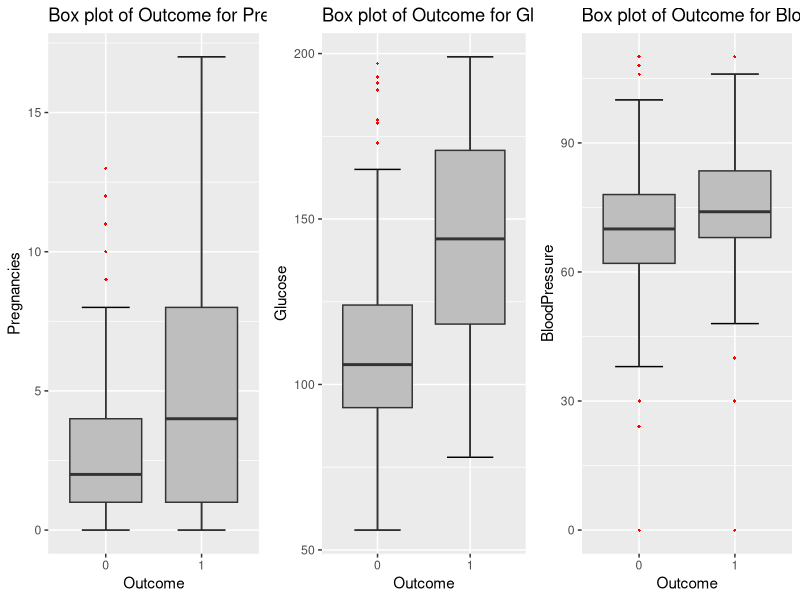
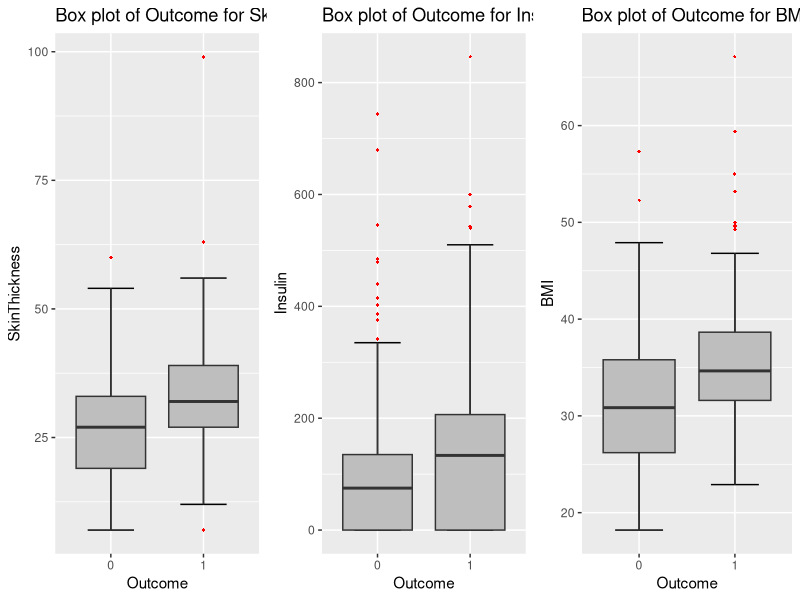
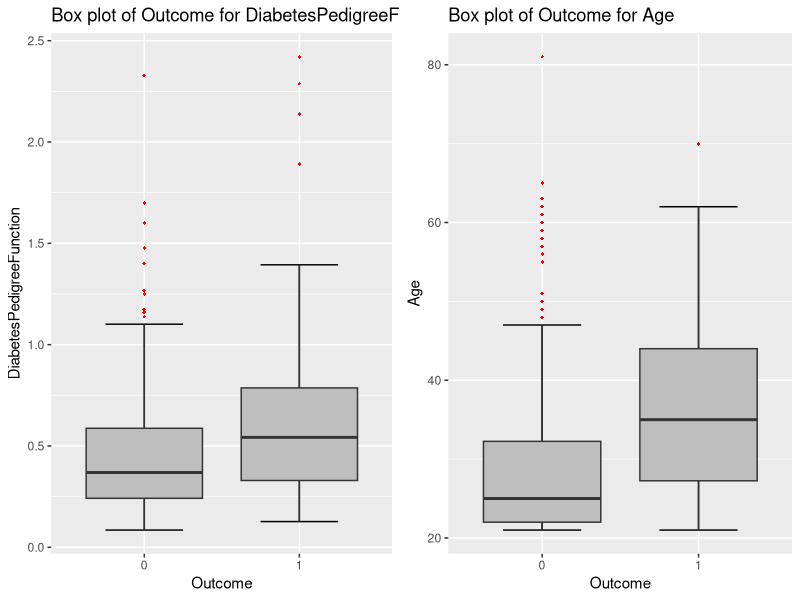

Write R code to recreate these figures, in order. (Note: this script raises an error after producing the figures.)
rm(list=ls(all=T))

#Load Libraries
a = c("ggplot2", "corrgram", "DMwR", "caret", "randomForest", "unbalanced", "C50", "dummies", "e1071", "Information",
      "MASS", "rpart", "gbm", "ROSE", 'sampling', 'DataCombine', 'inTrees')

#install.packages(a)
lapply(a, require, character.only = TRUE)
rm(a)

## Read the data
day = read.csv("diabetes.csv", header = T, na.strings = c(" ", "", "NA"))
str(day)
day$Outcome= as.factor(day$Outcome)
df=day
day=df

######## Determine datatype of each variable
class(day$Glucose)
nrow(day[which(day$Glucose == 0 ),])
day = day[-which(day$Glucose == 0),]

class(day$Pregnancies)
nrow(day[which(day$Pregnancies == 0 ),])

class(day$BloodPressure)

class(day$SkinThickness)
nrow(day[which(day$SkinThickness == 0 ),])
day=day[-which(day$SkinThickness == 0 ),]

class(day$Insulin)
class(day$BMI)
nrow(day[which(day$BMI == 0 ),])
day=day[-which(day$BMI == 0 ),]

class(day$Outcome)
class(day$DiabetesPedigreeFunction)
nrow(day[which(day$DiabetesPedigreeFunction == 0 ),])

###############Missing Values Analysis####################################

value_mis = data.frame(apply(day,2,function(x){sum(is.na(x))}))
value_mis$Columns = row.names(value_mis)
names(value_mis)[1] =  "Missing_percentage"
value_mis$Missing_percentage = (value_mis$Missing_percentage/nrow(day)) * 100
value_mis = value_mis[order(-value_mis$Missing_percentage),]
row.names(value_mis) = NULL
value_mis$Missing_percentage


################Outlier Analysis##########################################

# ## BoxPlots - Distribution and Outlier Check

index_num = sapply(day,is.numeric) #selecting only numeric

num_data = day[,index_num]

c_names = colnames(num_data)


for (i in 1:length(c_names))
{
  assign(paste0("gn",i), ggplot(aes_string(y = (c_names[i]), x = "Outcome"), data = subset(day))+ 
           stat_boxplot(geom = "errorbar", width = 0.5) +
           geom_boxplot(outlier.colour="red", fill = "grey" ,outlier.shape=18,
                        outlier.size=1, notch=FALSE) +
           theme(legend.position="bottom")+
           labs(y=c_names[i],x="Outcome")+
           ggtitle(paste("Box plot of Outcome for",c_names[i])))
}

 
# ## Plotting plots together
gridExtra::grid.arrange(gn1,gn2,gn3,ncol=3)
gridExtra::grid.arrange(gn4,gn5,gn6,ncol=3)
gridExtra::grid.arrange(gn7,gn8,ncol=2)



######### IMPUTE OUTLIERS

# #Replace all outliers with NA and impute

for(i in c_names){
  value = day[,i][day[,i] %in% boxplot.stats(day[,i])$out]
  #   #print(length(val))
  day[,i][day[,i] %in% value] = NA
}

# KNN IMPUTATION
day = knnImputation(day, k = 3)


#### Visualisation of variable  distribution 

hist(day$Glucose)
hist(day$BloodPressure)
hist(day$SkinThickness)
hist(day$Insulin)
hist(day$BMI)
hist(day$Age)
hist(day$DiabetesPedigreeFunction)


################# Feature Scaling

for(i in c_names){
  print(i)
  day[,i] = (day[,i] - min(day[,i]))/(max(day[,i] - min(day[,i])))
}

###### Post normalization visualizations

hist(day$Glucose)
hist(day$BloodPressure)
hist(day$SkinThickness)
hist(day$Insulin)
hist(day$BMI)
hist(day$Age)
hist(day$DiabetesPedigreeFunction)

##############Feature Selection###################

corrgram(day[,index_num],upper.panel=panel.pie, main = "Correlation Plot")

# Dimension Reduction

day=subset(day,select=-c(SkinThickness))

######## Divide the dataset into trainin and testing data
train.index = createDataPartition(day$Outcome, p = .80, list = FALSE)
train = day[ train.index,]
test  = day[-train.index,]




#Decision tree for classification
#Develop Model on training da
set.seed(1234)
C50_model = C5.0(Outcome ~., train, trials = 50, rules = TRUE)

#Summary of DT model
summary(C50_model)

#Lets predict for test cases
C50_Predictions = predict(C50_model, test[,-8], type = "class")

##Evaluate the performance of classification model
ConfMatrix_C50 = table(test$Outcome, C50_Predictions)
confusionMatrix(ConfMatrix_C50)

#False Negative rate
#FNR = FN/FN+TP 
# 8/ (63+8) * 100 = 11%
#Accuracy = 83.02%


###Random Forest
RF_model = randomForest(Outcome ~ ., train, importance = TRUE, ntree = 500)
#Extract rules fromn random forest
#transform rf object to an inTrees' format
treeList = RF2List(RF_model)  
# 
# #Extract rules
exec = extractRules(treeList, train[,-8])  # R-executable conditions
# 
# #Visualize some rules
exec[1:2,]

#Make rules more readable:
readableRules = presentRules(exec, colnames(train))
readableRules[1:2,]
# 
# #Get rule metrics
ruleMetric = getRuleMetric(exec, train[,-8], train$Outcome)  # get rule metrics
# 
# #evaulate few rules
ruleMetric[1:2,]

#Presdict test data using random forest model
RF_Predictions = predict(RF_model, test[,-8])

##Evaluate the performance of classification model
ConfMatrix_RF = table(test$Outcome, RF_Predictions)
confusionMatrix(ConfMatrix_RF)# 

#Accuracy=81.13%

#Naive Baye's
library(e1071)

#Develop model
NB_model = naiveBayes(Outcome ~ ., data = train)

#predict on test cases #raw
NB_Predictions = predict(NB_model, test[,1:8], type = 'class')
mean(NB_Predictions == test$Outcome)

#Look at confusion matrix
Conf_matrix = table(observed = test[,8], predicted = NB_Predictions)
confusionMatrix(Conf_matrix)

#Accuracy=78.3%

##KNN Implementation
library(class)

#Predict test data
KNN_Predictions = knn(train[, 1:8], test[, 1:8], train$Outcome, k = 3)

#Confusion matrix
Conf_matrix = table(KNN_Predictions, test$Outcome)

#Accuracy
sum(diag(Conf_matrix))/nrow(test)

mean(NB_Predictions == test$Outcome)
day
#Divide the data into train and test
#set.seed(123)

train_index = sample(1:nrow(df), 0.8 * nrow(df))
train = df[train_index,]
test = df[-train_index,]



#### Logistic Regression
# ##rpart for regression
logit_model= glm(Outcome ~., data=train,family=binomial)

summary(logit_model)
#Predict for new test cases
logit_predict= predict(logit_model, newdata=test, type="response")

logit_predict=ifelse(logit_predict>0.5,1,0)

#confusion matrix
confusion_matrix=table(test$Outcome,logit_predict)
#Accuracy
#76.66

